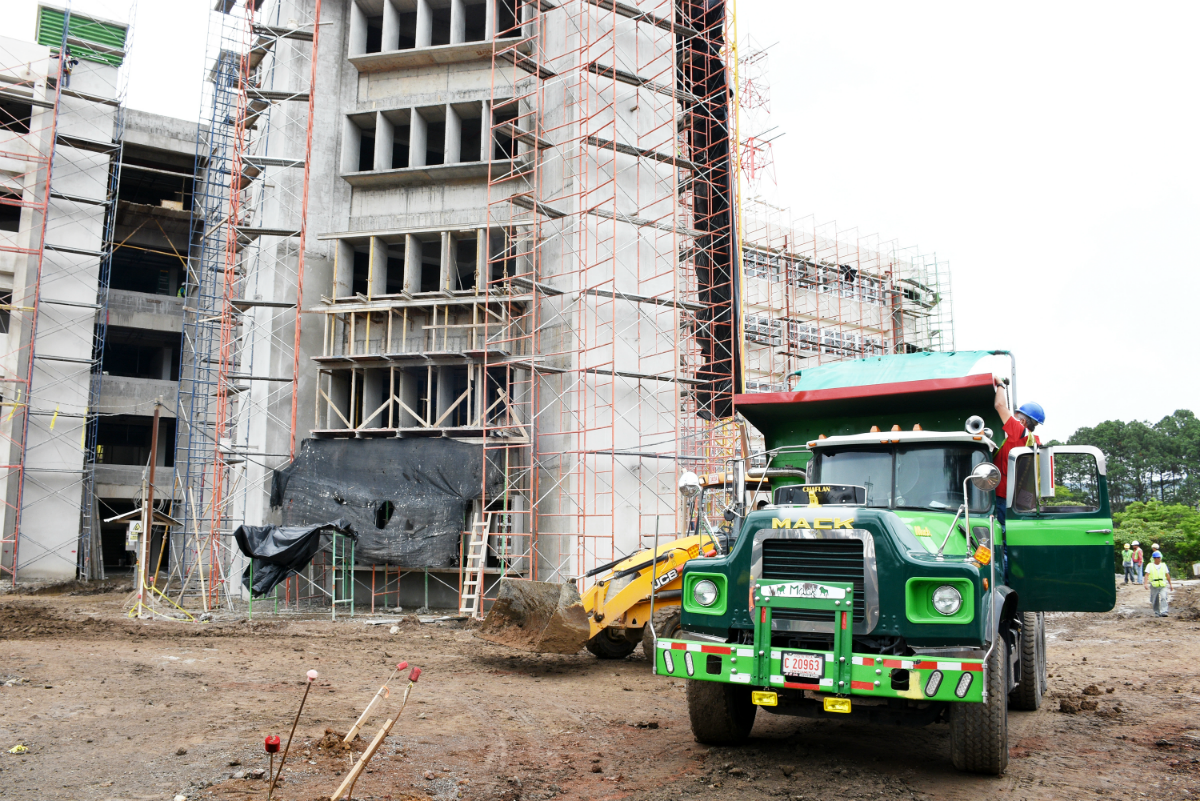
#> input picture imagen-tec.png, 1200 x 801 px
$ jupyter execute mezclador.ipynb
#> lines starting #> are read from the running program, lines starting #| are printed output that depends on the picture
[cell 1]
#Bloque 0
#! pip install matplotlib
#! pip install opencv-contrib-python

[cell 2]
#Bloque 1
import cv2
import matplotlib.pyplot as plt

[cell 3]
#Bloque 2
# Cargar las dos imágenes
img1 = cv2.imread('imagen-tec.png')
#> img1 is the input picture: shape (801, 1200, 3); mean B, G, R 148.4, 156.5, 159.1
plt.imshow(img1)
plt.show()

img1_rgb = cv2.cvtColor(img1, cv2.COLOR_BGR2RGB)
plt.imshow(img1_rgb)
plt.show()

[cell 4]
#Bloque 3
img2 = cv2.imread('imagen-tec2.jpg')
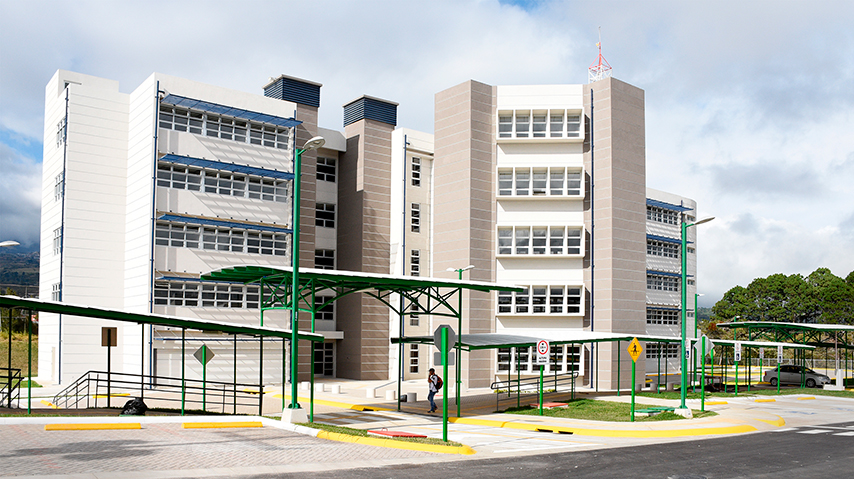
#> input picture imagen-tec2.jpg, 854 x 479 px
#> img2 is the input picture: shape (479, 854, 3); mean B, G, R 174.4, 179.3, 177.2
plt.imshow(img2)
plt.show()

img2_rgb = cv2.cvtColor(img2, cv2.COLOR_BGR2RGB)
plt.imshow(img2_rgb)
plt.show()

[cell 5]
#Bloque 4
# Ajustar la escala de la segunda imagen para que tenga la misma forma que la primera
img2 = cv2.resize(img2, (img1.shape[1], img1.shape[0]))
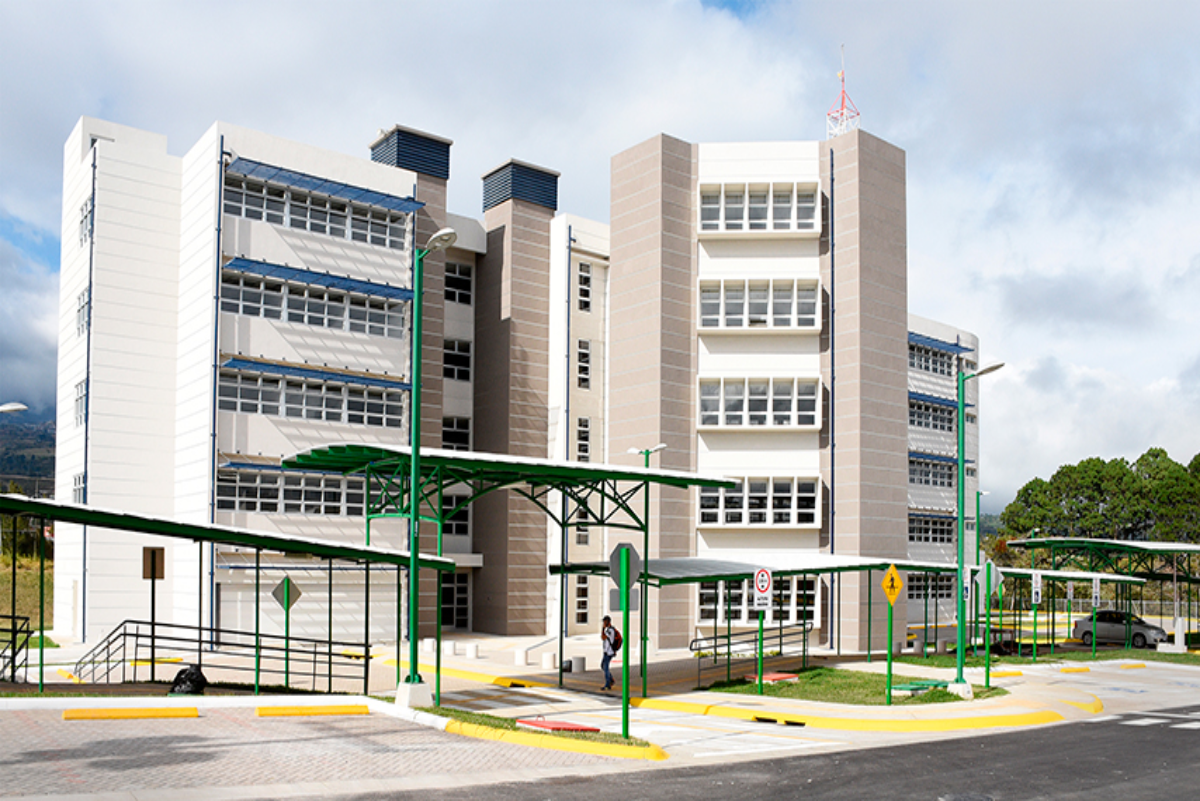
#> img2: shape (801, 1200, 3); mean B, G, R 174.2, 179.1, 177.1
plt.imshow(img2)
plt.show()

[cell 6]
#Bloque 5
# Mezclar las imágenes con un peso de 0.5 para cada una
alpha = 0.5
beta = 1 - alpha

[cell 7]
#Bloque 6
output = cv2.addWeighted(img1, alpha, img2, beta, 0)
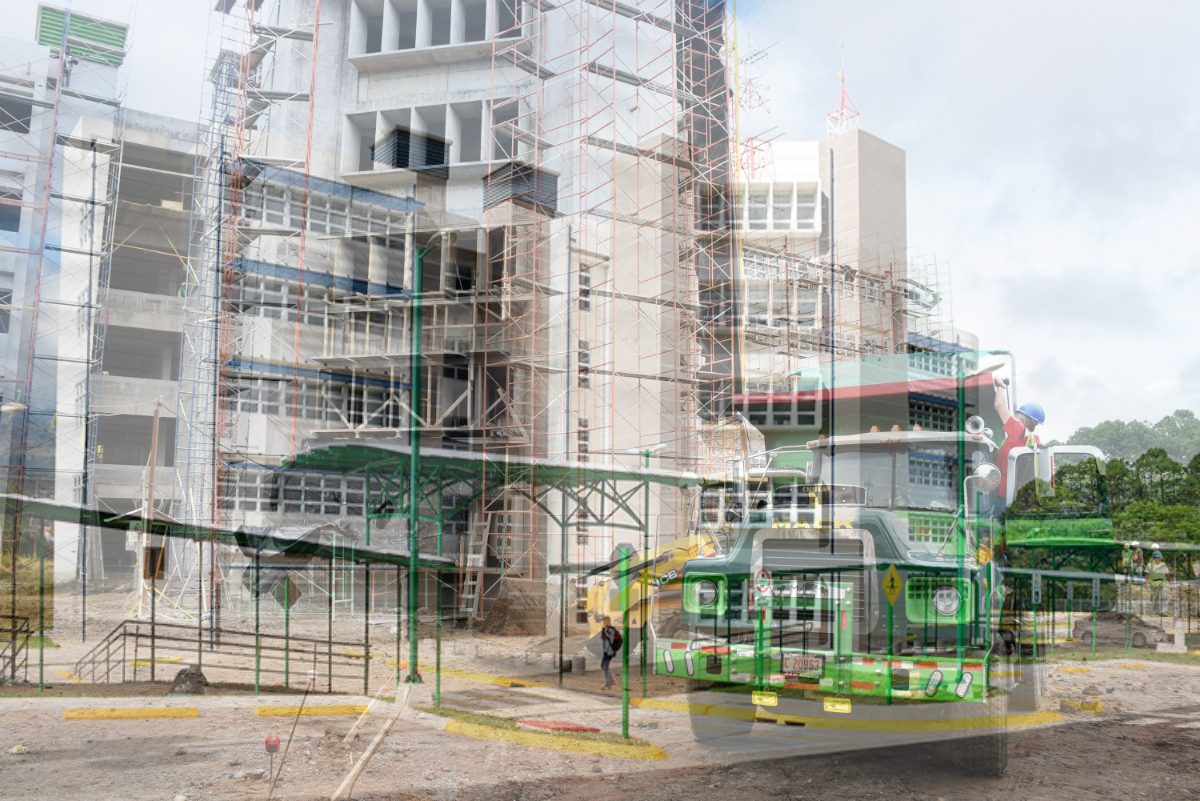
#> output: shape (801, 1200, 3); mean B, G, R 161.3, 167.8, 168.1

[cell 8]
#Bloque 7
# Mostrar la imagen mezclada
cv2.imshow('Blended Image', output)
plt.imshow(output)
plt.show()

img3_rgb = cv2.cvtColor(output, cv2.COLOR_BGR2RGB)
plt.imshow(img3_rgb)
plt.show()

cv2.waitKey(0)
cv2.destroyAllWindows()
